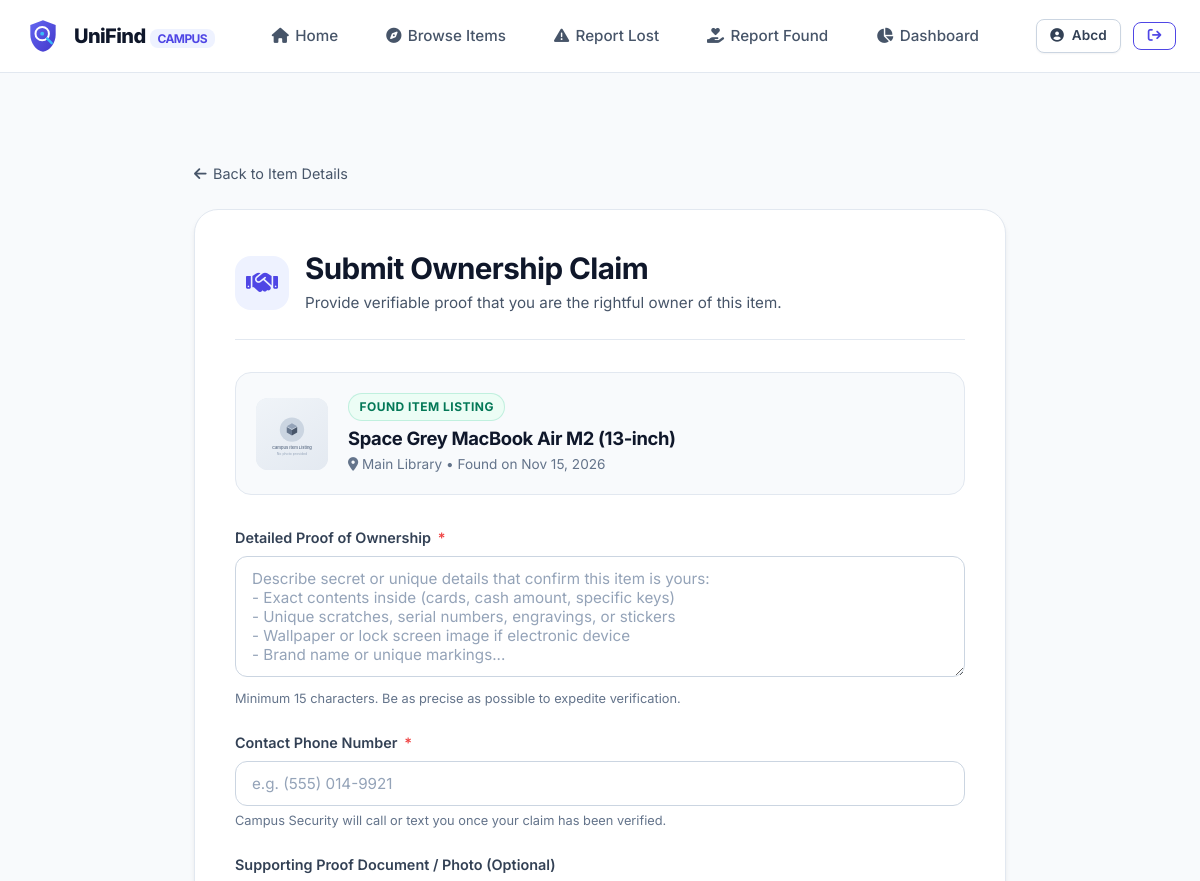
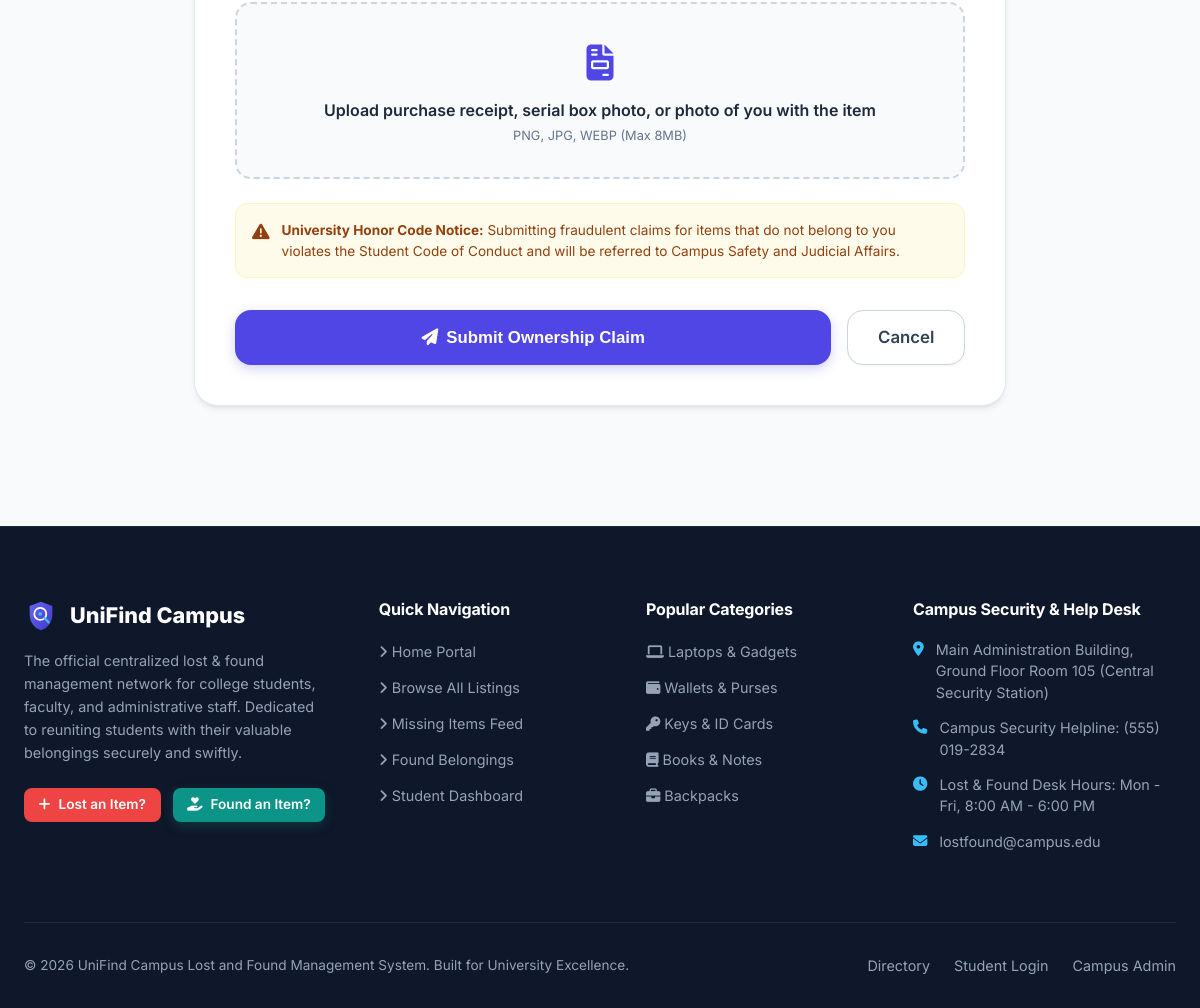
The page /claim/1 (signed in) on the database its author committed (2 pictures, top to bottom).
### tables this page shows
CREATE TABLE items (
            id INTEGER PRIMARY KEY AUTOINCREMENT,
            user_id INTEGER NOT NULL,
            item_type TEXT NOT NULL CHECK(item_type IN ('lost', 'found')),
            title TEXT NOT NULL,
            category TEXT NOT NULL,
            description TEXT NOT NULL,
            location TEXT NOT NULL,
            event_date DATE NOT NULL,
            image_path TEXT,
            status TEXT NOT NULL CHECK(status IN ('Lost', 'Found', 'Claim Pending', 'Returned', 'Closed')),
            custody_info TEXT,
            contact_info TEXT,
            created_at TIMESTAMP DEFAULT CURRENT_TIMESTAMP,
            updated_at TIMESTAMP DEFAULT CURRENT_TIMESTAMP,
            FOREIGN KEY (user_id) REFERENCES users (id) ON DELETE CASCADE
        );

### routes/claims.py (the view, shortened to what this page needs)
@claims_bp.route('/claim/<int:item_id>', methods=['GET', 'POST'])
@login_required
def submit_claim(item_id):
    item = ItemModel.get_by_id(item_id)
    if not item:
        flash('Item not found.', 'danger')
        return redirect(url_for('items.browse'))
    current_user_id = session['user_id']
    if item['user_id'] == current_user_id:
        flash('You cannot claim an item that you reported.', 'warning')
        return redirect(url_for('items.details', item_id=item_id))
    if item['status'] in ('Returned', 'Closed'):
        flash(f'This item is already marked as {item["status"]} and cannot be claimed.', 'warning')
        return redirect(url_for('items.details', item_id=item_id))
    if ClaimModel.has_pending_claim(item_id, current_user_id):
        flash('You already have an active pending claim for this item. Please wait for administrator review.', 'info')
        return redirect(url_for('items.details', item_id=item_id))
    return render_template('claim_item.html', item=item, form_data={})

### database.py (called while the page is built)
def get_db():
    if 'db' not in g:
        try:
            db_path = current_app.config.get('DATABASE_PATH', Config.DATABASE_PATH)
        except RuntimeError:
            db_path = Config.DATABASE_PATH
        os.makedirs(os.path.dirname(db_path), exist_ok=True)
        g.db = sqlite3.connect(db_path)
        g.db.row_factory = sqlite3.Row
        g.db.execute("PRAGMA foreign_keys = ON;")
    return g.db

def query_db(query, args=(), one=False):
    cur = get_db().execute(query, args)
    rv = cur.fetchall()
    cur.close()
    return (rv[0] if rv else None) if one else rv

### models.py (called while the page is built)
    @staticmethod
    def get_by_id(item_id):
        return query_db("""
            SELECT i.*, u.name as reporter_name, u.email as reporter_email,
                   u.student_id as reporter_student_id, u.department as reporter_dept
            FROM items i
            JOIN users u ON i.user_id = u.id
            WHERE i.id = ?
        """, (item_id,), one=True)

    @staticmethod
    def has_pending_claim(item_id, claimer_id):
        row = query_db("""
            SELECT id FROM claims
            WHERE item_id = ? AND claimer_id = ? AND status = 'Pending'
        """, (item_id, claimer_id), one=True)
        return row is not None

### routes/__init__.py (called while the page is built)
def login_required(f):
    @wraps(f)
    def decorated_function(*args, **kwargs):
        if 'user_id' not in session:
            flash('Please log in to access this page.', 'warning')
            return redirect(url_for('auth.login', next=request.url))
        return f(*args, **kwargs)
    return decorated_function

### templates/claim_item.html (shortened to what this page needs)
{% extends "base.html" %}
{% block content %}
<div class="container container-narrow" style="padding-top: 3rem; padding-bottom: 4rem;">
  <div style="margin-bottom: 1.5rem;">
    <a href="{{ url_for('items.details', item_id=item.id) }}" style="display: inline-flex; align-items: center; gap: 0.4rem; font-size: 0.9rem; color: var(--slate-600);">
      <i class="fa-solid fa-arrow-left"></i> Back to Item Details
    </a>
  </div>
  <div class="form-card">
    <div style="display: flex; align-items: center; gap: 1rem; margin-bottom: 2rem; border-bottom: 1px solid var(--slate-200); padding-bottom: 1.5rem;">
      <div style="width: 54px; height: 54px; border-radius: var(--radius-lg); background: var(--primary-light); color: var(--primary); display: flex; align-items: center; justify-content: center; font-size: 1.6rem; flex-shrink: 0;">
        <i class="fa-solid fa-handshake"></i>
      </div>
      <div>
        <h1 style="font-size: 1.85rem; margin-bottom: 0.25rem;">Submit Ownership Claim</h1>
        <p style="color: var(--slate-600); font-size: 0.95rem;">
          Provide verifiable proof that you are the rightful owner of this item.
        </p>
      </div>
    </div>
    <div style="background: var(--slate-50); border: 1px solid var(--slate-200); border-radius: var(--radius-lg); padding: 1.25rem; margin-bottom: 2rem; display: flex; gap: 1.25rem; align-items: center;">
      <div style="width: 72px; height: 72px; border-radius: var(--radius-md); overflow: hidden; background: #e2e8f0; flex-shrink: 0;">
        {% if item.image_path %}
          <img src="{{ url_for('uploaded_file', filename=item.image_path) }}" alt="{{ item.title }}" style="width: 100%; height: 100%; object-fit: cover;">
        {% else %}
          <img src="{{ url_for('static', filename='images/placeholder.svg') }}" alt="{{ item.title }}" style="width: 100%; height: 100%; object-fit: cover;">
        {% endif %}
      </div>
      <div>
        <span class="badge badge-found" style="margin-bottom: 0.35rem;">Found Item Listing</span>
        <h3 style="font-size: 1.15rem; margin-bottom: 0.25rem; color: var(--slate-900);">{{ item.title }}</h3>
        <div style="font-size: 0.85rem; color: var(--slate-500);">
          <i class="fa-solid fa-location-dot"></i> {{ item.location }} &bull; Found on {{ item.event_date|format_date }}
        </div>
      </div>
    </div>
    <form method="POST" action="{{ url_for('claims.submit_claim', item_id=item.id) }}" enctype="multipart/form-data">
      <div class="form-group">
        <label for="proof_description" class="form-label">
          Detailed Proof of Ownership <span class="required">*</span>
        </label>
        <textarea id="proof_description" name="proof_description" class="form-control" rows="5"
                  placeholder="Describe secret or unique details that confirm this item is yours:&#10;- Exact contents inside (cards, cash amount, specific keys)&#10;- Unique scratches, serial numbers, engravings, or stickers&#10;- Wallpaper or lock screen image if electronic device&#10;- Brand name or unique markings..." required minlength="15">{{ form_data.proof_description or '' }}</textarea>
        <div class="form-hint">Minimum 15 characters. Be as precise as possible to expedite verification.</div>
      </div>
      <div class="form-group">
        <label for="contact_phone" class="form-label">
          Contact Phone Number <span class="required">*</span>
        </label>
        <input type="tel" id="contact_phone" name="contact_phone" class="form-control"
               value="{{ form_data.contact_phone or session.get('phone', '') }}"
               placeholder="e.g. (555) 014-9921" required>
        <div class="form-hint">Campus Security will call or text you once your claim has been verified.</div>
      </div>
      <div class="form-group">
        <label class="form-label">
          Supporting Proof Document / Photo (Optional)
        </label>
        <div class="file-upload-zone">
          <div class="file-upload-icon">
            <i class="fa-solid fa-file-invoice"></i>
          </div>
          <div style="font-weight: 600; color: var(--slate-800); margin-bottom: 0.25rem;">
            Upload purchase receipt, serial box photo, or photo of you with the item
          </div>
          <div style="font-size: 0.8rem; color: var(--slate-500);">
            PNG, JPG, WEBP (Max 8MB)
          </div>
        </div>
      </div>
      <div style="background: #fffbeb; border: 1px solid #fef3c7; border-radius: var(--radius-md); padding: 1rem; margin-bottom: 2rem; display: flex; gap: 0.75rem; align-items: flex-start; font-size: 0.85rem; color: #92400e;">
        <i class="fa-solid fa-triangle-exclamation" style="margin-top: 0.15rem; font-size: 1.1rem; flex-shrink: 0;"></i>
        <span><strong>University Honor Code Notice:</strong> Submitting fraudulent claims for items that do not belong to you violates the Student Code of Conduct and will be referred to Campus Safety and Judicial Affairs.</span>
      </div>
      <div style="display: flex; gap: 1rem;">
        <button type="submit" class="btn btn-primary btn-lg" style="flex: 1;">
          <i class="fa-solid fa-paper-plane"></i> Submit Ownership Claim
        </button>
        <a href="{{ url_for('items.details', item_id=item.id) }}" class="btn btn-secondary btn-lg">
          Cancel
        </a>
      </div>
    </form>
  </div>
</div>
{% endblock %}

### rows shown on the page
items: title "Space Grey MacBook Air M2 (13-inch)", location "Main Library", event_date "Nov 15, 2026"

### other values the page prints
{{ session.get('user_name', 'Account').split()[0] }} "Abcd"
